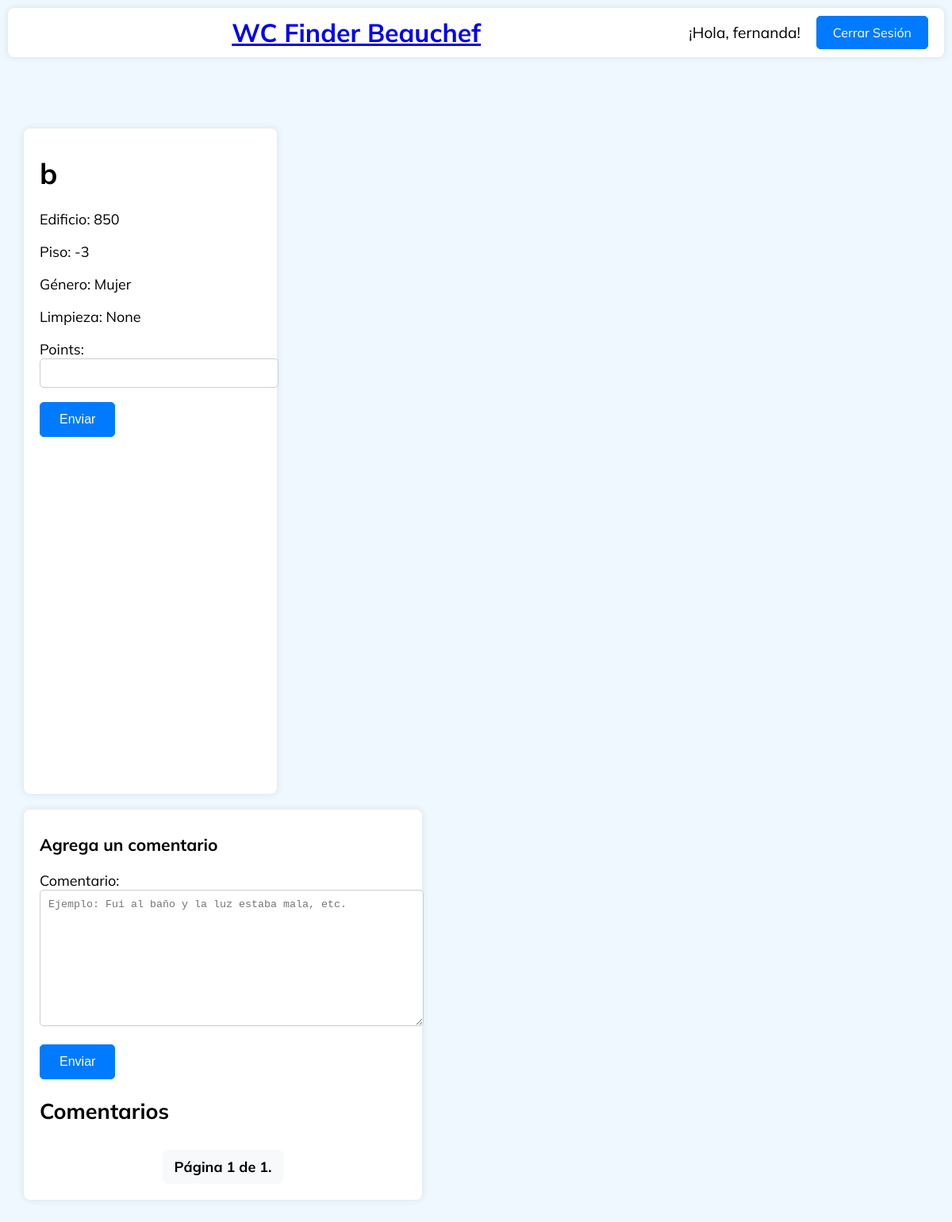
The page /bathroom2/13/ (signed in) on the database its author committed.
### todoapp/models.py (models this page shows, shortened)
class User(AbstractUser):
  pronombres = [('La','La'),('El','El'), ('Le','Le'),('Otro','Otro')]
  pronombre = models.CharField(max_length=5,choices=pronombres)
  apodo = models.CharField(max_length=30)

class Bathroom(models.Model):
    GENDER_CHOICES = [
        ('mujer', 'Mujer'),
        ('hombre', 'Hombre'),
        ('universal', 'Universal'),
    ]
    BUILDS_CHOICES = [
        ('850', '850'),
        ('851', '851'),
    ]
    FLOOR_CHOICES = [
        ('-3', '-3'),
        ('-2', '-2'),
        ('-1', '-1'),
        ('1', '1'),
        ('2', '2'),
        ('3', '3'),
        ('4', '4'),
        ('5', '5'),
        ('6', '6'),
        ('7', '7'),
    ]
    name = models.CharField(max_length=100)
    building = models.CharField(max_length=3, choices=BUILDS_CHOICES)
    floor = models.CharField(max_length=2,choices=FLOOR_CHOICES)
    gender = models.CharField(max_length=10, choices=GENDER_CHOICES)
    description = models.CharField(max_length=300)
    image = models.ImageField(upload_to='bathroom_images/', blank=True, null=True)
    publicar = models.BooleanField(default=False)
    latitude = models.FloatField(null=True, blank=True)
    longitude = models.FloatField(null=True, blank=True)
    def average_cleaning_points(self):
        average = self.cleaning_reviews.aggregate(Avg('points'))['points__avg']
        return average

### todoapp/views.py (the view)
# urls.py: path('bathroom2/<int:id>/', views.bathroom_detail2, name='bathroom_detail2'),
def bathroom_detail2(request, id):
    bathroom = Bathroom.objects.get(id=id)
    comments = bathroom.comments.all().order_by('-created_at')
    paginator = Paginator(comments, 5)  # 5 comentarios por página
    page_number = request.GET.get('page')
    page_obj = paginator.get_page(page_number)
    if request.method == 'POST':
        if request.user.is_authenticated:
            if "submit_comment" in request.POST:
                form = CommentForm(request.POST)
                if form.is_valid():
                    comment = form.save(commit=False)
                    comment.bathroom = bathroom
                    comment.user = request.user
                    comment.save()
                    messages.success(request, 'Comentario agregado correctamente.')
                    return redirect('bathroom_detail', id=bathroom.id)
            elif "submit_review" in request.POST:
                reviewForm= CleaningForm(request.POST)
                if reviewForm.is_valid():
                    review= reviewForm.save(commit=False)
                    review.bathroom= bathroom
                    review.user= request.user
                    review.save()
                    messages.success(request, 'Puntuación agregada correctamente.')
                    return redirect('bathroom_detail', id=bathroom.id)
            else:
                return redirect('bathroom_detail', id=bathroom.id)
        else:
            messages.error(request, 'Debes estar registrado para poder comentar.')
            return redirect('login')
    else:
        form = CommentForm()
        reviewForm = CleaningForm()
    m = folium.Map(location=[bathroom.latitude or -33.45767, bathroom.longitude or -70.66237], zoom_start=50, zoom_snap=0.5)
    if bathroom.latitude and bathroom.longitude:
        folium.Marker(
            [bathroom.latitude, bathroom.longitude],
            popup=f"{bathroom.building}, Piso {bathroom.floor}, {bathroom.gender}",
            icon=folium.Icon(color='blue', icon='restroom', prefix='fa')
        ).add_to(m)
    map_html = m._repr_html_()
    context = {
        'bathroom': bathroom,
        'map_html': map_html,
        'page_obj': page_obj,
        'form': form,
        'reviewForm': reviewForm
    }
    return render(request, 'todoapp/bathroom_detail2.html', context)

### todoapp/forms.py
class CommentForm(forms.ModelForm):
    class Meta:
        model = Comment
        fields = ['content']
        labels = {
            'content': 'Comentario',
        }
        widgets = {
            'content': forms.Textarea(attrs={'class': 'form-control', 'placeholder': 'Ejemplo: Fui al baño y la luz estaba mala, etc.'}),
        }

class CleaningForm(forms.ModelForm):
    class Meta:
        model = Cleaning
        fields = ['points']
        label ={
            'points':'puntos'
        }
        widgets = {'content': forms.NumberInput(attrs={
            'class': 'form-control',
            'min': 1,
            'max': 10
        })}

### todoapp/templates/todoapp/bathroom_detail2.html (shortened to what this page needs)
{% extends 'todoapp/navbar.html' %}
{% block extra_css %}
{% load static %}
    <link rel="stylesheet" type="text/css" href="{% static 'css/detail.css' %}">
{% endblock %}
{% block content %}
    <div class="window-container">
        <div class="details-map">
            <div class="details">
                <h1>{{ bathroom.name }}</h1>
                <p>Edificio: {{ bathroom.building }}</p>
                <p>Piso: {{ bathroom.floor }}</p>
                <p>Género: {{ bathroom.get_gender_display }}</p>
                <p>Limpieza: {{ bathroom.average_cleaning_points}}</p>
                {% if user.is_authenticated %}
                    <form method="post">
                        {{ reviewForm.as_p }}
                        <button type="submit" name="submit_review" class="submit-btn">Enviar</button>
                    </form>
                {% endif %}
            </div>
            <div id="map">
            </div>
        </div>
    </div>
    <div class="window-container">
        <div class="comments-section">
            <h3>Agrega un comentario</h3>
            <div class="comment-form">
                {% if user.is_authenticated %}
                    <form method="post">
                        {{ form.as_p }}
                        <button type="submit" name="submit_comment" class="submit-btn">Enviar</button>
                    </form>
                {% else %}
                    <p>Debes estar registrado para poder comentar. <a href="{% url 'login' %}">Iniciar sesión</a></p>
                {% endif %}
            </div>
            <h2>Comentarios</h2>
            <div class="pagination">
                <span class="step-links">
                    <span class="current">
                        Página {{ page_obj.number }} de {{ page_obj.paginator.num_pages }}.
                    </span>
                </span>
            </div>
        </div>
    </div>
{% endblock %}

### todoapp/templates/todoapp/navbar.html (shortened to what this page needs)
{% load static %}
<!DOCTYPE html>
<html lang="es">
<head>
    {% block extra_css %}{% endblock %}
</head>
<body>
    <header class="window-container navbar">
        <div class="navbar-brand">
            <a href="{% url 'home' %}" class="card-link">
                <span class="app-title">WC Finder Beauchef</span>
            </a>
        </div>
        <div class="user-info">
            {% if user.is_authenticated %}
                <span class="username">¡Hola, {{ user.username }}!</span>
                <a href="{% url 'logout' %}" class="logout-btn">Cerrar Sesión</a>
            {% else %}
                <a href="{% url 'login' %}" class="logout-btn login-btn">Iniciar Sesión</a>
                <a href="{% url 'register_user' %}" class="logout-btn register-btn">Registrarse</a>
            {% endif %}
        </div>
    </header>
    <main class="container">
      {% block content %}
      {% endblock %}
    </main>
</body>
</html>

### todoapp/static/css/detail.css (style rules this page uses)
:root { --font-main: 'Mulish', sans-serif; --color-primary: #007bff; --color-primary-dark: #0056b3; --color-success: #28a745; --color-success-dark: #218838; --color-border: #ccc; --color-bg: #ffffff; --color-shadow: rgba(0, 0, 0, 0.1); --color-bg-light-gray: #f8f9fa; --color-aliceblue: #f0f8ff; }
body { font-family: var(--font-main); background-color: var(--color-aliceblue); margin: 0; padding: 0; font-size: 18px; }
.window-container { background-color: var(--color-bg); color: black; padding: 10px 20px; border-radius: 8px; box-shadow: 0px 0px 10px var(--color-shadow); margin: 10px; }
.navbar { background-color: var(--color-bg); color: black; padding: 10px 20px; display: flex; justify-content: space-between; align-items: center; border-radius: 8px; box-shadow: 0px 0px 10px var(--color-shadow); margin: 10px; }
.navbar-brand { font-size: 2rem; font-weight: bold; margin: 0; text-align: center; flex: 1; }
.user-info { display: flex; gap: 10px; align-items: center; }
.username { margin-right: 10px; font-size: 1.2rem; }
.logout-btn { color: white; text-decoration: none; padding: 10px 20px; font-size: 1rem; background-color: var(--color-primary); border: 1px solid var(--color-primary); border-radius: 5px; transition: background-color 0.3s ease, border-color 0.3s ease; }
form { margin-bottom: 20px; }
input[type="number"], textarea { width: 100%; padding: 10px; border: 1px solid var(--color-border); border-radius: 5px; }
textarea { resize: vertical; }
.container { display: flex; justify-content: space-between; margin: 10px; align-items: flex-start; }
.details-map { display: flex; flex-wrap: wrap; gap: 20px; }
.details { flex: 1 1 45%; }
#map { flex: 1 1 50%; height: 400px; }
.comments-section { margin-top: 20px; }
.comment-form { margin-bottom: 20px; }
.pagination { text-align: center; margin-top: 20px; }
.pagination .step-links { display: inline-block; padding: 10px; border-radius: 8px; background-color: var(--color-bg-light-gray); }
.pagination .current { font-weight: bold; margin: 0 5px; }
.submit-btn { background-color: var(--color-primary); border: 1px solid var(--color-primary); color: white; padding: 12px 24px; font-size: 1rem; border-radius: 5px; text-align: center; display: inline-block; transition: background-color 0.3s ease, border-color 0.3s ease; text-decoration: none; }

### todoapp/templates/todoapp/bathroom_detail2.html (style rules this page uses)
body { font-family: 'Mulish', sans-serif; margin: 0; padding: 0; }
.container { display: flex; flex-direction: column; padding: 20px; max-width: 1200px; margin: 0 auto; margin-top: 60px; }
.details-map { display: flex; flex-wrap: wrap; gap: 20px; }
.details { flex: 1 1 45%; }
#map { flex: 1 1 50%; height: 400px; }
.comments-section { margin-top: 20px; }
.comment-form { margin-bottom: 20px; }
.pagination { display: flex; justify-content: center; padding: 10px 0; }

### rows shown on the page
User: username "fernanda"
Bathroom: name "b", building "850", floor "-3", gender "Mujer", average_cleaning_points "None"

### other values the page prints
{{ page_obj.number }} "1"
{{ page_obj.paginator.num_pages }} "1"
